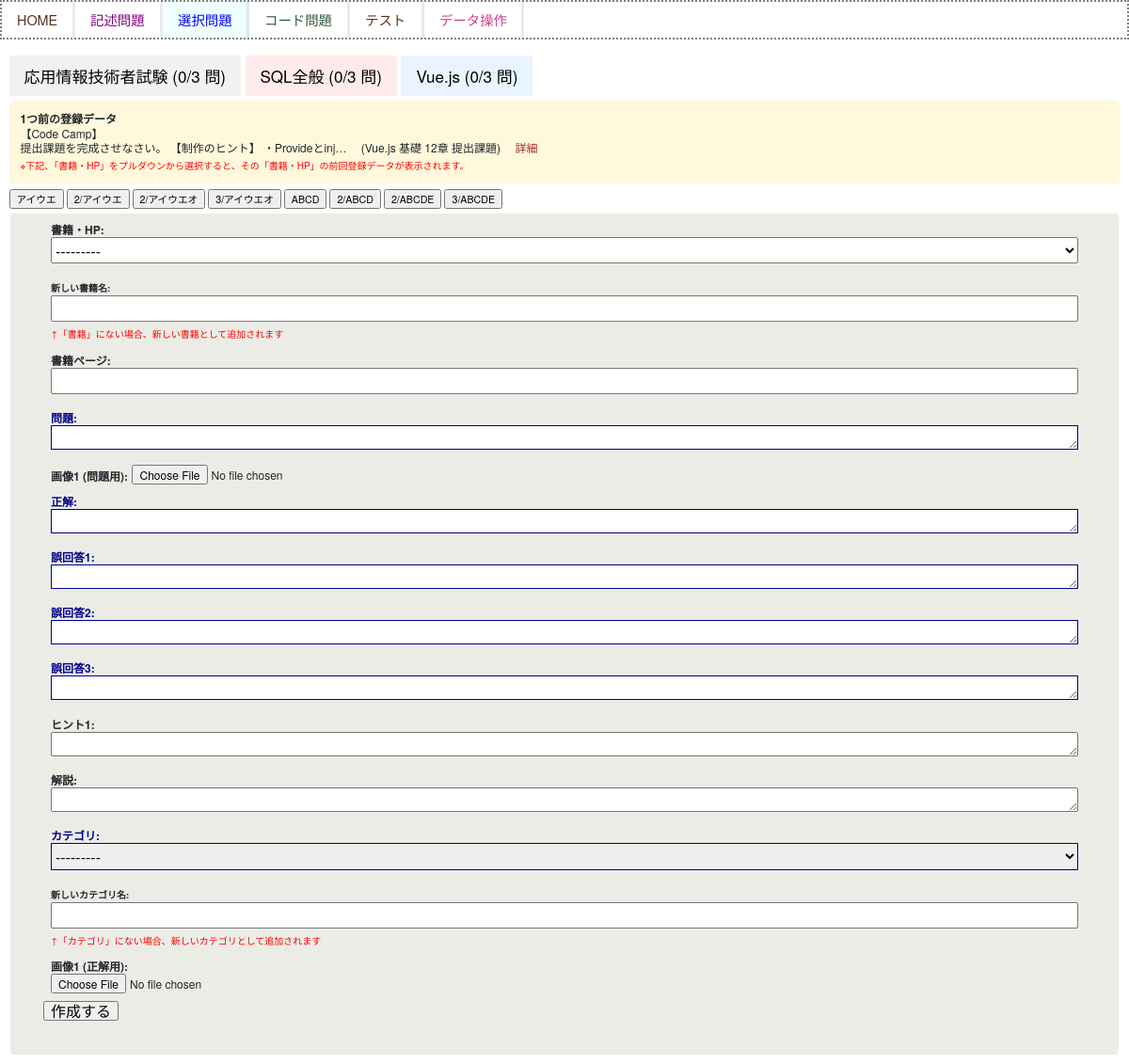
/choice/create/, run on an earlier commit of the app's database.
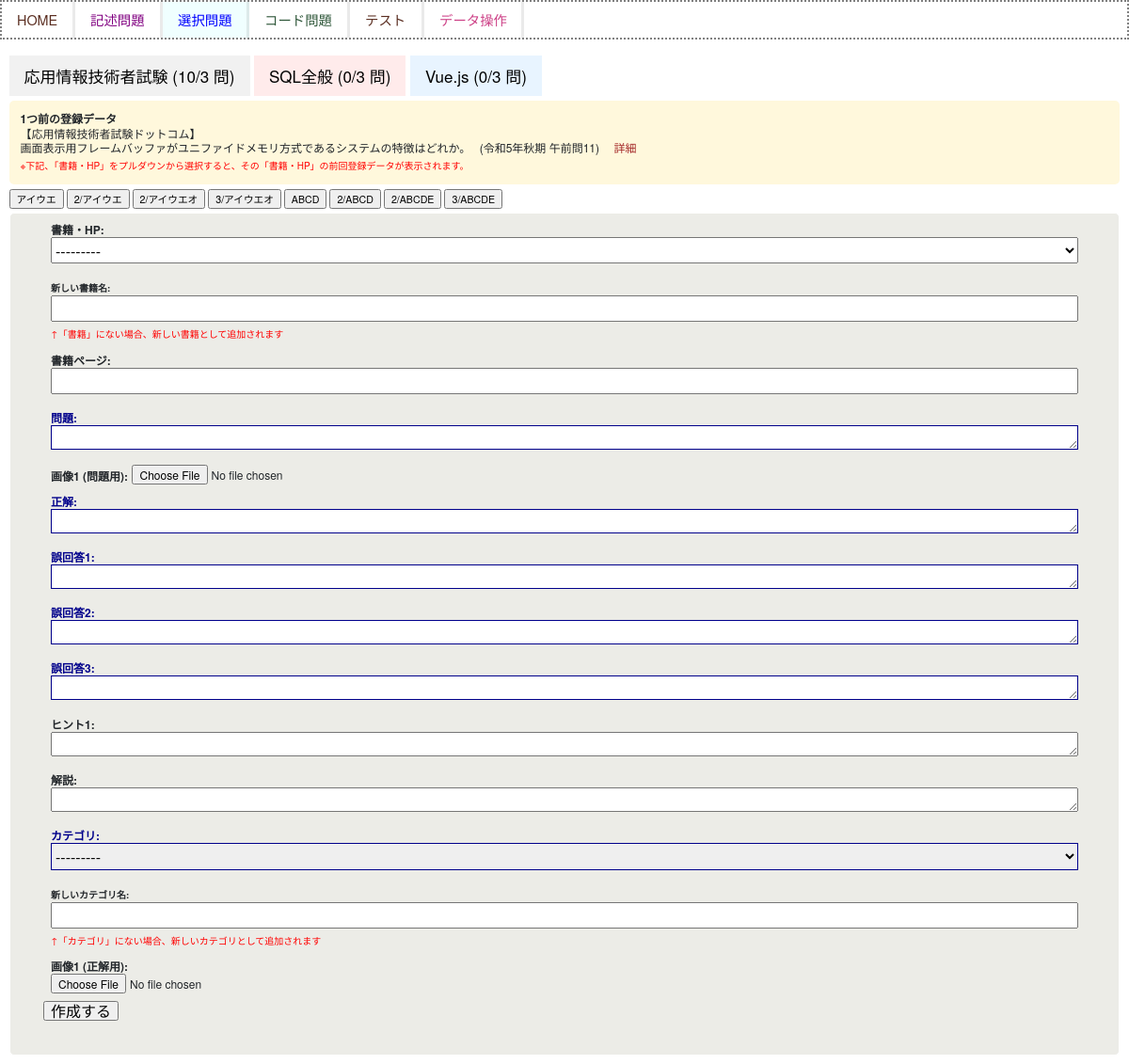
And on a later commit of the database.
### sqlapp/models.py (models this page shows, shortened)
class Category(models.Model):
    name = models.CharField(max_length=100)
    def __str__(self):
        return self.name

class Book(models.Model):
    name = models.CharField(max_length=100)
    def __str__(self):
        return self.name

class Codepractice(models.Model):
    question1 = models.TextField(verbose_name="問題")
    question2 = models.TextField(verbose_name="問題", null=True, blank= True)
    question3 = models.TextField(verbose_name="問題", null=True, blank= True)
    req1 = models.TextField(verbose_name="要件", null=True, blank= True)
    req2 = models.TextField(verbose_name="要件", null=True, blank= True)
    req3 = models.TextField(verbose_name="要件", null=True, blank= True)
    answerTitle1 = models.CharField(verbose_name="モジュール名1", max_length=255)
    answerTitle2 = models.CharField(verbose_name="モジュール名2", max_length=255, null=True,  blank=True)
    answerTitle3 = models.CharField(verbose_name="モジュール名3", max_length=255, null=True,  blank=True)
    answerTitle4 = models.CharField(verbose_name="モジュール名4", max_length=255, null=True,  blank=True)
    answerTitle5 = models.CharField(verbose_name="モジュール名5", max_length=255, null=True,  blank=True)
    answerTitle6 = models.CharField(verbose_name="モジュール名6", max_length=255, null=True,  blank=True)
    answerTitle7 = models.CharField(verbose_name="モジュール名7", max_length=255, null=True,  blank=True)
    answer1 = models.TextField(verbose_name="正解コード1")
    answer2 = models.TextField(verbose_name="正解コード2", null=True, blank= True)
    answer3 = models.TextField(verbose_name="正解コード3", null=True, blank= True)
    answer4 = models.TextField(verbose_name="正解コード4", null=True, blank= True)
    answer5 = models.TextField(verbose_name="正解コード5", null=True, blank= True)
    answer6 = models.TextField(verbose_name="正解コード6", null=True, blank= True)
    answer7 = models.TextField(verbose_name="正解コード7", null=True, blank= True)
    thumbnailQ1 = models.ImageField(verbose_name="画像1 (問題用)", null=True, blank= True)
    thumbnailQ2 = models.ImageField(verbose_name="画像2 (問題用)", null=True, blank= True)
    thumbnailQ3 = models.ImageField(verbose_name="画像3 (問題用)", null=True, blank= True)
    thumbnailQ4 = models.ImageField(verbose_name="画像4 (問題用)", null=True, blank= True)
    thumbnailQ5 = models.ImageField(verbose_name="画像5 (問題用)", null=True, blank= True)
    thumbnailQ6 = models.ImageField(verbose_name="画像6 (問題用)", null=True, blank= True)
    thumbnailQ7 = models.ImageField(verbose_name="画像7 (問題用)", null=True, blank= True)
    thumbnailQ8 = models.ImageField(verbose_name="画像8 (問題用)", null=True, blank= True)
    thumbnailQ9 = models.ImageField(verbose_name="画像9 (問題用)", null=True, blank= True)
    thumbnailQ10 = models.ImageField(verbose_name="画像10 (問題用)", null=True, blank= True)
    thumbnailQ11 = models.ImageField(verbose_name="画像11 (問題用)", null=True, blank= True)
    thumbnailQ12 = models.ImageField(verbose_name="画像12 (問題用)", null=True, blank= True)
    thumbnailQ13 = models.ImageField(verbose_name="画像13 (問題用)", null=True, blank= True)
    thumbnailQ14 = models.ImageField(verbose_name="画像14 (問題用)", null=True, blank= True)
    thumbnailQ15 = models.ImageField(verbose_name="画像15 (問題用)", null=True, blank= True)
    thumbnailQ16 = models.ImageField(verbose_name="画像16 (問題用)", null=True, blank= True)
    thumbnailQ17 = models.ImageField(verbose_name="画像17 (問題用)", null=True, blank= True)
    thumbnailQ18 = models.ImageField(verbose_name="画像18 (問題用)", null=True, blank= True)
    thumbnailQ19 = models.ImageField(verbose_name="画像19 (問題用)", null=True, blank= True)
    thumbnailQ20 = models.ImageField(verbose_name="画像20 (問題用)", null=True, blank= True)
    thumbnailQ21 = models.ImageField(verbose_name="画像21 (問題用)", null=True, blank= True)
    thumbnailQ22 = models.ImageField(verbose_name="画像22 (問題用)", null=True, blank= True)
    thumbnailQ23 = models.ImageField(verbose_name="画像23 (問題用)", null=True, blank= True)
    thumbnailQ24 = models.ImageField(verbose_name="画像24 (問題用)", null=True, blank= True)
    thumbnailQ25 = models.ImageField(verbose_name="画像25 (問題用)", null=True, blank= True)
    thumbnailQ26 = models.ImageField(verbose_name="画像26 (問題用)", null=True, blank= True)
    thumbnailQ27 = models.ImageField(verbose_name="画像27 (問題用)", null=True, blank= True)
    thumbnailQ28 = models.ImageField(verbose_name="画像28 (問題用)", null=True, blank= True)
    thumbnailQ29 = models.ImageField(verbose_name="画像29 (問題用)", null=True, blank= True)
    thumbnailQ30 = models.ImageField(verbose_name="画像30 (問題用)", null=True, blank= True)
    explanation = models.TextField(verbose_name="解説", null=True,  blank=True)
    thumbnailA1 = models.ImageField(verbose_name="画像1 (正解用)", null=True, blank= True)
    thumbnailA2 = models.ImageField(verbose_name="画像2 (正解用)", null=True, blank= True)
    thumbnailA3 = models.ImageField(verbose_name="画像3 (正解用)", null=True, blank= True)
    thumbnailA4 = models.ImageField(verbose_name="画像4 (正解用)", null=True, blank= True)
    thumbnailA5 = models.ImageField(verbose_name="画像5 (正解用)", null=True, blank= True)
    created_at = models.DateTimeField(auto_now_add=True)
    category = models.ForeignKey(Category, on_delete=models.CASCADE,verbose_name="カテゴリ", null=True,  blank=True)
    shoseki = models.ForeignKey(Book, on_delete=models.CASCADE,verbose_name="書籍・HP", null=True, blank= True)
    shoseki_page = models.CharField(verbose_name="書籍ページ・HP何問目", max_length=255, null=True,  blank=True)
    """
    def __str__(self):
        return str(self.id)
        """

class PracticeChoice(models.Model):
    question = models.TextField(verbose_name="問題")
    thumbnailQ1 = models.ImageField(verbose_name="画像1 (問題用)", null=True, blank= True)
    thumbnailQ2 = models.ImageField(verbose_name="画像2 (問題用)", null=True, blank= True)
    thumbnailQ3 = models.ImageField(verbose_name="画像3 (問題用)", null=True, blank= True)
    answer = models.TextField(verbose_name="正解")
    wronganswer1 = models.TextField(verbose_name="誤回答1", null=True, blank= True)
    wronganswer2 = models.TextField(verbose_name="誤回答2", null=True, blank= True)
    wronganswer3 = models.TextField(verbose_name="誤回答3", null=True, blank= True)
    wronganswer4 = models.TextField(verbose_name="誤回答4", null=True, blank= True)
    wronganswer5 = models.TextField(verbose_name="誤回答5", null=True, blank= True)
    wronganswer6 = models.TextField(verbose_name="誤回答6", null=True, blank= True)
    wronganswer7 = models.TextField(verbose_name="誤回答7", null=True, blank= True)
    wronganswer8 = models.TextField(verbose_name="誤回答8", null=True, blank= True)
    wronganswer9 = models.TextField(verbose_name="誤回答9", null=True, blank= True)
    explanation = models.TextField(verbose_name="解説", null=True,  blank=True,)
    thumbnailA1 = models.ImageField(verbose_name="画像1 (正解用)", null=True, blank= True)
    thumbnailA2 = models.ImageField(verbose_name="画像2 (正解用)", null=True, blank= True)
    thumbnailA3 = models.ImageField(verbose_name="画像3 (正解用)", null=True, blank= True)
    hint1 = models.TextField(verbose_name="ヒント1", null=True,  blank=True,)
    hint2 = models.TextField(verbose_name="ヒント2", null=True,  blank=True,)
    category = models.ForeignKey(Category, on_delete=models.CASCADE,verbose_name="カテゴリ", null=True,  blank=True)
    created_at = models.DateTimeField(auto_now_add=True)
    shoseki = models.ForeignKey(Book, on_delete=models.CASCADE,verbose_name="書籍・HP", null=True,  blank=True)
    shoseki_page = models.CharField(verbose_name="書籍ページ", max_length=255, null=True,  blank=True)

### sqlapp/views.py (the view, shortened to what this page needs)
# urls.py: path('choice/create/', views.CreateQuestionChoiceView.as_view(), name='create-question-choice'),
class CreateQuestionChoiceView(CreateView):
    object_list = PracticeChoice.objects.all()
    template_name = 'sqlapp/question_choice_create.html'
    form_class = QuestionChoiceForm
    model = PracticeChoice
    success_url = reverse_lazy('create-question-choice')
    categories = Category.objects.all()
    def get_context_data(self, **kwargs):
        context = super().get_context_data(**kwargs)
        data = PracticeChoice.objects.all()
        if not data.exists():
            context['no_data_message'] = _("選択問題のデータの登録がありません")
        else:
            context['data'] = data
        context['data'] = PracticeChoice.objects.all()
        shoseki_list = PracticeChoice.objects.values_list('shoseki', flat=True)
        context['shoseki'] = Book.objects.all()
        """
        touroku1tsumae = PracticeChoice.objects.all().last()
        if touroku1tsumae:
            touroku1tsumaeShoseki = touroku1tsumae.shoseki
            touroku1tsumaeQuestion = touroku1tsumae.question
            touroku1tsumaeAnswer = touroku1tsumae.answer
            touroku1tsumaePage = touroku1tsumae.shoseki_page
            touroku1tsumaeId = touroku1tsumae.id
            context['touroku1tsumaeShoseki'] = touroku1tsumaeShoseki
            context['touroku1tsumaeQuestion'] = touroku1tsumaeQuestion
            context['touroku1tsumaeAnswer'] = touroku1tsumaeAnswer
            context['touroku1tsumaePage'] = touroku1tsumaePage
            context['touroku1tsumaeId'] = touroku1tsumaeId
            """
        latest_practice = Practice.objects.order_by('-created_at').first()
        latest_practice_choice = PracticeChoice.objects.order_by('-created_at').first()
        latest_code_practice = Codepractice.objects.order_by('-created_at').first()
        latest_record = max(
            (latest_practice, latest_practice_choice, latest_code_practice),
            key=lambda x: x.created_at if x else None
        )
        if latest_record:
            context['touroku1tsumaeShoseki'] = latest_record.shoseki
            context['touroku1tsumaePage'] = latest_record.shoseki_page
            if isinstance(latest_record, Codepractice):
                context['touroku1tsumaeQuestion'] = latest_record.question1
            else:
                context['touroku1tsumaeQuestion'] = latest_record.question
            context['touroku1tsumaeId'] = latest_record.id
        else:
            context['touroku1tsumaeShoseki'] = None
            context['touroku1tsumaeQuestion'] = None
            context['touroku1tsumaePage'] = None
            context['touroku1tsumaeId'] = None
        context['tourokugoNew'] = ""
        return context
    def get(self, request, *args, **kwargs):
        self.object = PracticeChoice()
        context = self.get_context_data(**kwargs)
        categories = Category.objects.all()
        categories_data = get_categories_data()
        categories = Category.objects.all()
        context['categories_data'] = categories_data
        context['categories'] = categories
        return self.render_to_response(context)

### sqlapp/templates/sqlapp/question_choice_create.html (shortened to what this page needs)
{% extends 'baseQuestionChoice.html' %}
{% load static %}
{% block content %}
{% include 'sqlapp/components/tab_content.html' %}
{% if no_data_message %}
    <p>{{ no_data_message }}</p>
{% else %}
<div border="1" style="border-color:lightgrey; font-size:12px; border-radius: 5px;" class="prevData">
    <p class="prevDataTitle">1つ前の登録データ</p>
    <p><span id="touroku1tsumaeShoseki">【{{ touroku1tsumaeShoseki|truncatechars:40 }}】　</span></p>
    <p><span id="touroku1tsumaeQuestion">{{ touroku1tsumaeQuestion|truncatechars:40 }}　</span>
    <span id="touroku1tsumaePage">({{ touroku1tsumaePage }})　</span>
    <a href="../{{ touroku1tsumaeId }}/detail/">詳細</a></p>
    <p class="prevDataEx"> ※下記、「書籍・HP」をプルダウンから選択すると、その「書籍・HP」の前回登録データが表示されます。</p>
</div>
{% endif %}
{% if fromList != "nashi" %}
<div class="kouritsuFontBtn">
<input type="button" value="アイウエ" onclick="aiue()" />
<input type="button" value="2/アイウエ" onclick="twoOfFourAiue()" />
<input type="button" value="2/アイウエオ" onclick="twoOfFiveAiueo()" />
<input type="button" value="3/アイウエオ" onclick="threeOfFiveAiueo()" />
<input type="button" value="ABCD" onclick="abcd()" />
<input type="button" value="2/ABCD" onclick="twoOfFour()" />
<input type="button" value="2/ABCDE" onclick="twoOfFive()" />
<input type="button" value="3/ABCDE" onclick="threeOfFive()" />
</div>
    <form method="POST" enctype="multipart/form-data" class="yokonarabi">
        {{ form.as_p }}
    <input type="submit" onclick="shocateFunc()" name="nameSakusei" value="作成する">
    </form>
{% endif %}
{% load static %}
{% endblock %}

### sqlapp/templates/sqlapp/components/tab_content.html (shortened to what this page needs)
<div class="tab">
    {% for item in categories_data %}
    <button class="tablinks tab{{ forloop.counter }}" onclick="openTab(event, 'Tab{{ item.category.id }}')">
        {{ item.category.name }} ({{ item.today_count }}/{{ item.target_count }} 問)
    </button>
    {% endfor %}
</div>

What changed in the data, as far as the page shows it:
no longer on this page (row unchanged): Book: name "Code Camp"
no longer on this page (row unchanged): Codepractice: question1 "提出課題を完成させなさい。 【制作のヒント】 ・Provideとinj…", shoseki_page "Vue.js 基礎 12章 提出課題"
computed for Category "応用情報技術者試験": today_count "0" → "10"
now on this page (row unchanged): Book: name "応用情報技術者試験ドットコム"
added PracticeChoice: question "画面表示用フレームバッファがユニファイドメモリ方式であるシステムの特徴はどれか。", shoseki_page "令和5年秋期 午前問11"
